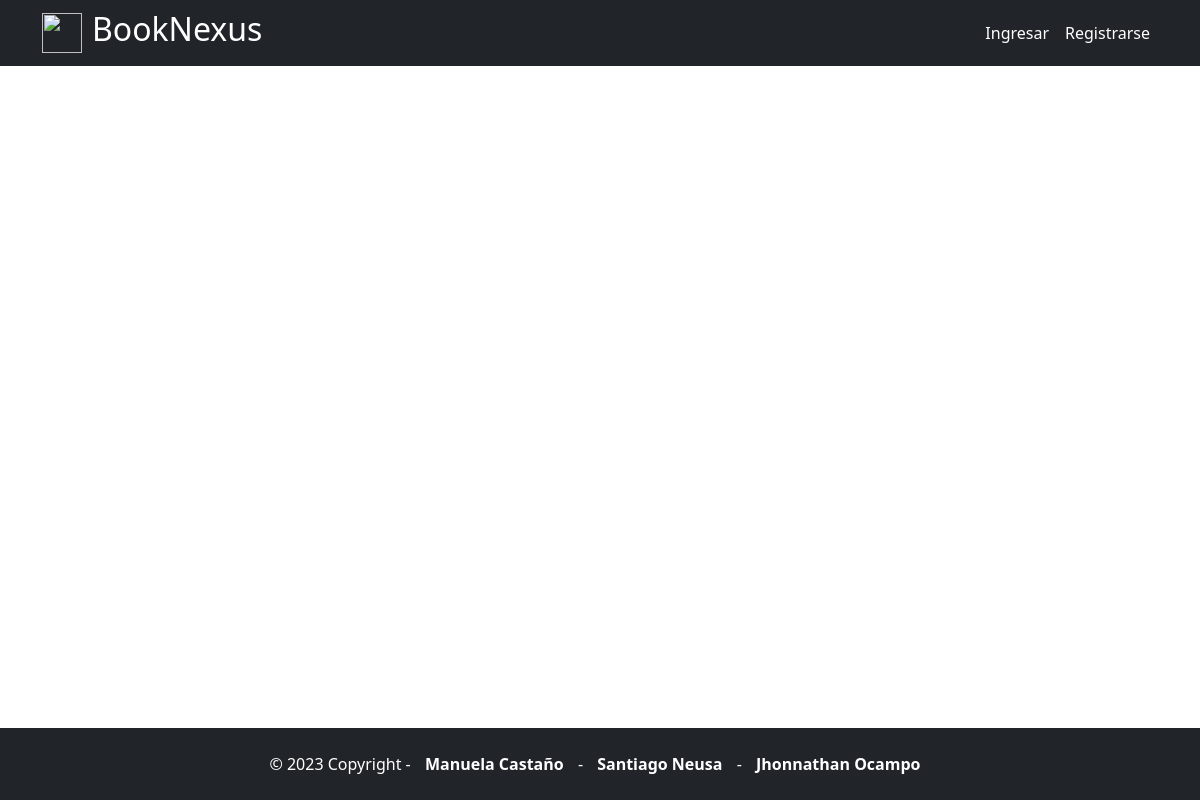
The app's page /recomendations/, older data.
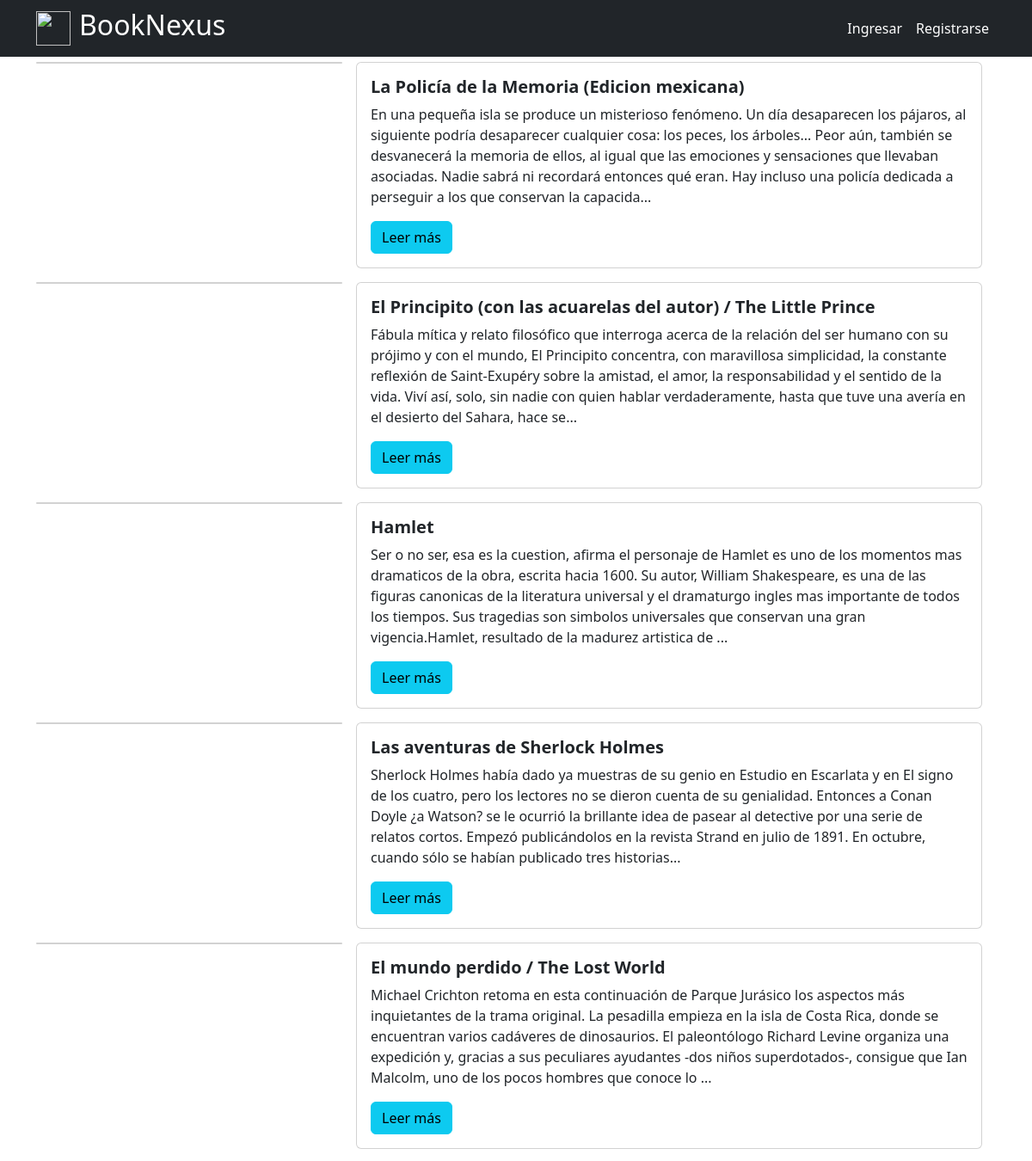
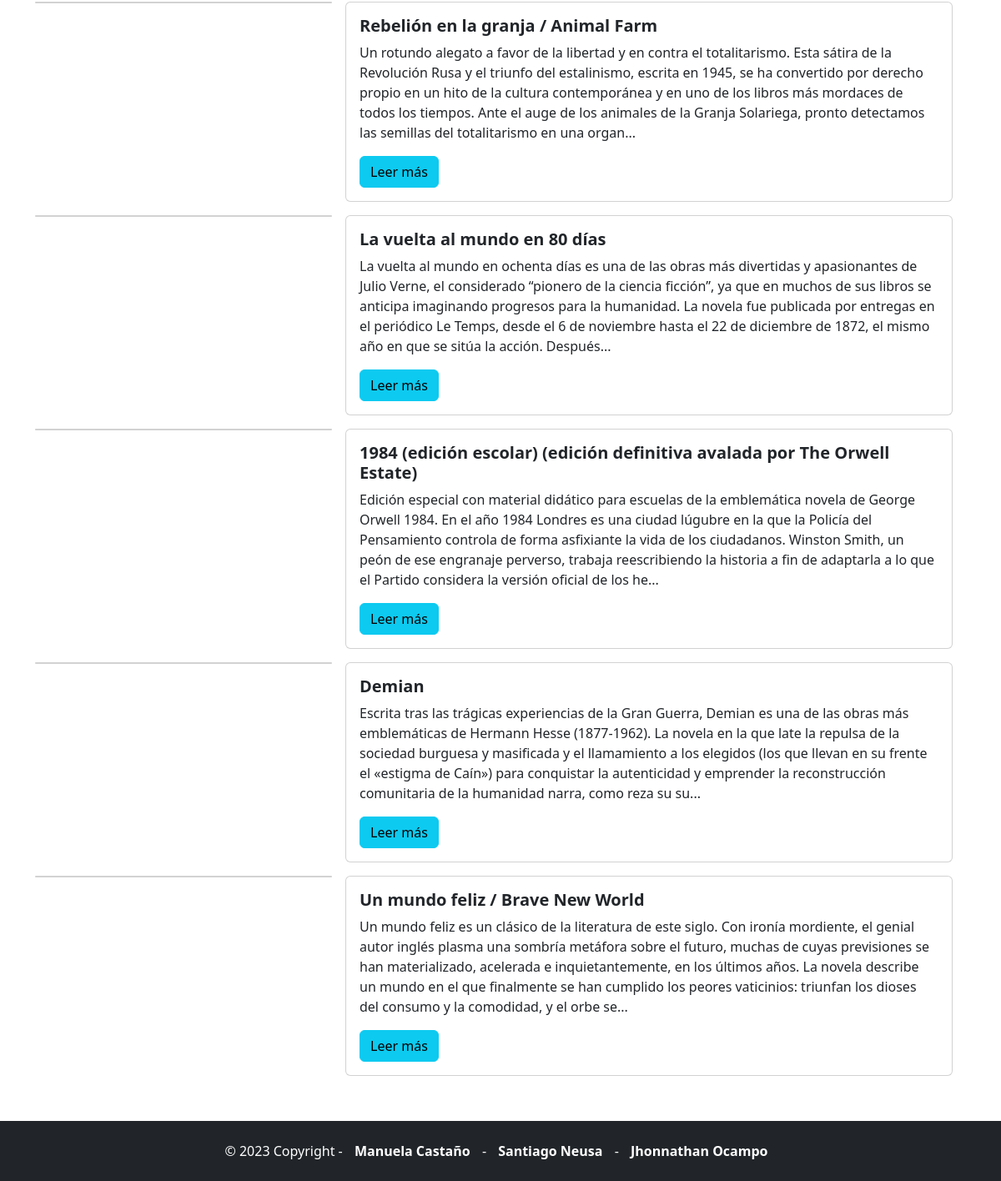
The same page, newer data (2 pictures, top to bottom).
### book/models.py (models this page shows, shortened)
class Book(models.Model):
    isbn = models.CharField(max_length=13, default="N/A")
    title = models.CharField(max_length=100)
    description = models.TextField(max_length=500)
    year_publication = models.IntegerField(default=0)
    topics = models.CharField(max_length=120, default="N/A")
    rating = models.FloatField(default=0)
    cover = models.URLField()
    buy_link = models.URLField(default="https://books.google.com.co/books?uid=117901420878484918404&hl=es")
    author = models.CharField(max_length=100, default= None)

### book/views.py (the view)
# urls.py: path("recomendations/", BookViews.recomendations),
def recomendations(request):
    books = Book.objects.all()
    return render(request, 'recomendations.html', {'books': books})

### book/templates/recomendations.html (shortened to what this page needs)
{% extends 'base.html' %}
{% block content %}
<body>
    <main>
        <div class="container">
            <div class="row mt-5">
                {% for book in books %}
                <div class="row g-0">
                    <div class="col-md-4">
                        <div class="card mb-3 me-3" style="max-width: 430px;">
                        </div>
                    </div>
                    <div class="col-md-8">
                        <div class="card mb-3 me-3">
                            <div class="card-body">
                                <h5 class="card-title fw-bold">{{ book.title }}</h5>
                                <p class="card-text" id="book-description">{{ book.description|slice:":400" }}{% if book.description|length > 400 %}...</p>
                            <button type="button" class="btn btn-info" data-bs-toggle="modal" data-bs-target="#descriptionModal{{ book.id }}">
                                Leer más
                            </button>
                            {% endif %}
                            </div>
                        </div>
                    </div>
                </div>
                {% endfor %}
            </div>
        </div>
    </main>
</body>
</html>
{% endblock content %}

### BookNexus/templates/base.html (shortened to what this page needs)
<!DOCTYPE html>
<html lang="en">
<head>
    <link href="https://cdn.jsdelivr.net/npm/bootstrap@5.3.0-alpha2/dist/css/bootstrap.min.css" rel="stylesheet">
</head>
<body style="position: relative; min-height: 100vh;">
    <nav class="navbar navbar-expand-lg navbar-light bg-dark mb-3">
        <div class="container">
            <a class="navbar-brand" href="{% url 'home' %}" style="display: flex; align-items: center;">
                <img src="https://media.istockphoto.com/id/1197901679/vector/open-book-color-vector-template-icon.jpg?s=612x612&w=0&k=20&c=XdFcmrOHtGYGH7ab4YplsEpPzaLS4WUeeO6Nr6aaols=" alt="" width="40" height="40">
                <h2 style="margin-left: 10px;">BookNexus</h2>
            </a>
            <div class="collapse navbar-collapse" id="navbarNavAltMarkup">
                <div class="navbar-nav ms-auto">
                    {% if user.is_authenticated %}
                    <a class="nav-link" href="{% url 'accounts:logout' %}">
                        Cerrar Sesión ({{ user.username }})
                    </a>
                    {% else %}
                    <a class="nav-link nav-item-lg" href="{% url 'accounts:login' %}">Ingresar</a>
                    <a class="nav-link nav-item-lg" href="{% url 'accounts:signup' %}">
                        Registrarse
                    </a>
                    {% endif %}
                </div>
            </div>
        </div>
    </nav>
    <div class="container mt-4" style="padding-bottom: 110px;">
        {% block content %}
        {% endblock content %}
    <footer class="text-center text-lg-start bg-dark text-white" style="position: absolute; bottom: 0; width: 100%;">
        <div class="text-center p-4">
            © 2023 Copyright -
            <a class="text-reset fw-bold text-decoration-none" target="_blank" href="https://www.instagram.com/manucf20/">Manuela Castaño</a> -
            <a class="text-reset fw-bold text-decoration-none" target="_blank" href="https://www.instagram.com/santiagoneusar/">Santiago Neusa</a> -
            <a class="text-reset fw-bold text-decoration-none" target="_blank" href="https://www.instagram.com/jhonnathan.ocampo/">Jhonnathan Ocampo</a>
        </div>
    </footer>
</body>
</html>

### BookNexus/templates/base.html (style rules this page uses)
.navbar { background-color: #333; color: #fff; position: fixed; top: 0; width: 100%; z-index: 1000; padding: 5px 0; }
.navbar a { color: #fff; }
.navbar a.nav-link { font-size: 16px; }
footer { background-color: #333; color: #fff; padding: 0px 0; position: fixed; bottom: 0; width: 100%; z-index: 1000; }
footer a { color: #fff; text-decoration: none; margin: 0 10px; }
body { display: flex; flex-direction: column; min-height: 100vh; }
.container { flex: 1; }

Row changes from the older to the newer data that the page shows:
added Book: title "La Policía de la Memoria (Edicion mexicana)", description "En una pequeña isla se produce un misterioso fenómeno. Un día desaparecen los pájaros, al siguiente podría desaparecer cualquier cosa: los peces, los árboles... Peor aún, también se desvanecerá la memoria de ellos, al igual que las emociones y sensaciones que llevaban asociadas. Nadie sabrá ni recordará entonces qué eran. Hay incluso una policía dedicada a perseguir a los que conservan la capacida"
added Book: title "El Principito (con las acuarelas del autor) / The Little Prince", description "Fábula mítica y relato filosófico que interroga acerca de la relación del ser humano con su prójimo y con el mundo, El Principito concentra, con maravillosa simplicidad, la constante reflexión de Saint-Exupéry sobre la amistad, el amor, la responsabilidad y el sentido de la vida. Viví así, solo, sin nadie con quien hablar verdaderamente, hasta que tuve una avería en el desierto del Sahara, hace se"
added Book: title "Hamlet", description "Ser o no ser, esa es la cuestion, afirma el personaje de Hamlet es uno de los momentos mas dramaticos de la obra, escrita hacia 1600. Su autor, William Shakespeare, es una de las figuras canonicas de la literatura universal y el dramaturgo ingles mas importante de todos los tiempos. Sus tragedias son simbolos universales que conservan una gran vigencia.Hamlet, resultado de la madurez artistica de"
added Book: title "Las aventuras de Sherlock Holmes", description "Sherlock Holmes había dado ya muestras de su genio en Estudio en Escarlata y en El signo de los cuatro, pero los lectores no se dieron cuenta de su genialidad. Entonces a Conan Doyle ¿a Watson? se le ocurrió la brillante idea de pasear al detective por una serie de relatos cortos. Empezó publicándolos en la revista Strand en julio de 1891. En octubre, cuando sólo se habían publicado tres historias"
added Book: title "El mundo perdido / The Lost World", description "Michael Crichton retoma en esta continuación de Parque Jurásico los aspectos más inquietantes de la trama original. La pesadilla empieza en la isla de Costa Rica, donde se encuentran varios cadáveres de dinosaurios. El paleontólogo Richard Levine organiza una expedición y, gracias a sus peculiares ayudantes -dos niños superdotados-, consigue que Ian Malcolm, uno de los pocos hombres que conoce lo"
added Book: title "Rebelión en la granja / Animal Farm", description "Un rotundo alegato a favor de la libertad y en contra el totalitarismo. Esta sátira de la Revolución Rusa y el triunfo del estalinismo, escrita en 1945, se ha convertido por derecho propio en un hito de la cultura contemporánea y en uno de los libros más mordaces de todos los tiempos. Ante el auge de los animales de la Granja Solariega, pronto detectamos las semillas del totalitarismo en una organ"
added Book: title "La vuelta al mundo en 80 días", description "La vuelta al mundo en ochenta días es una de las obras más divertidas y apasionantes de Julio Verne, el considerado “pionero de la ciencia ficción”, ya que en muchos de sus libros se anticipa imaginando progresos para la humanidad. La novela fue publicada por entregas en el periódico Le Temps, desde el 6 de noviembre hasta el 22 de diciembre de 1872, el mismo año en que se sitúa la acción. Después"
added Book: title "1984 (edición escolar) (edición definitiva avalada por The Orwell Estate)", description "Edición especial con material didático para escuelas de la emblemática novela de George Orwell 1984. En el año 1984 Londres es una ciudad lúgubre en la que la Policía del Pensamiento controla de forma asfixiante la vida de los ciudadanos. Winston Smith, un peón de ese engranaje perverso, trabaja reescribiendo la historia a fin de adaptarla a lo que el Partido considera la versión oficial de los he"
added Book: title "Demian", description "Escrita tras las trágicas experiencias de la Gran Guerra, Demian es una de las obras más emblemáticas de Hermann Hesse (1877-1962). La novela en la que late la repulsa de la sociedad burguesa y masificada y el llamamiento a los elegidos (los que llevan en su frente el «estigma de Caín») para conquistar la autenticidad y emprender la reconstrucción comunitaria de la humanidad narra, como reza su su"
added Book: title "Un mundo feliz / Brave New World", description "Un mundo feliz es un clásico de la literatura de este siglo. Con ironía mordiente, el genial autor inglés plasma una sombría metáfora sobre el futuro, muchas de cuyas previsiones se han materializado, acelerada e inquietantemente, en los últimos años. La novela describe un mundo en el que finalmente se han cumplido los peores vaticinios: triunfan los dioses del consumo y la comodidad, y el orbe se"
